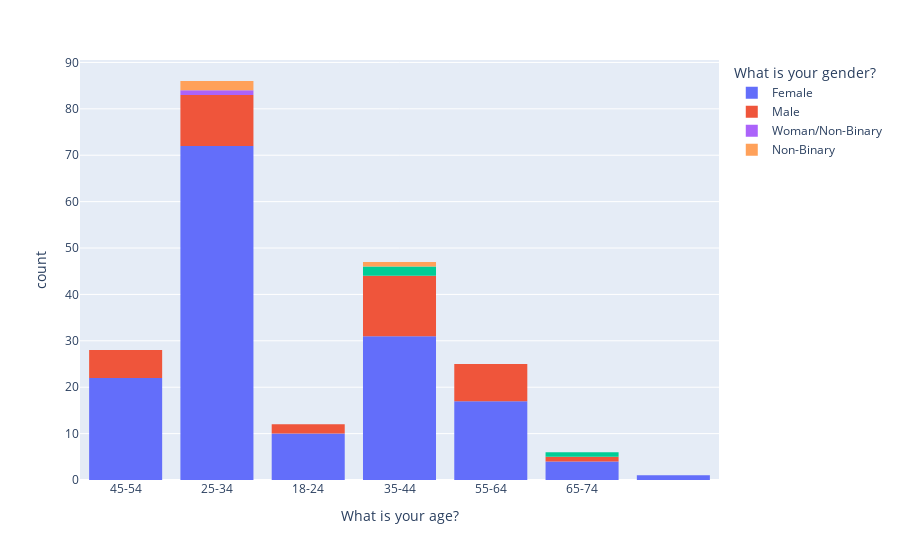

Notebook code cell kept with this figure:
### Code cell
import plotly.express as px
fig = px.histogram(dei, x="What is your age?", color="What is your gender?")
fig.show()

### Figure 1 — Plotly figure (JSON) as saved in the notebook; plotly's stock layout.template omitted (floating-point values rounded to 4 significant figures; data arrays with more than 128 entries replaced by an {"elided": "..."} marker saying what was removed)
{"data": [{"alignmentgroup": "True", "bingroup": "x", "hovertemplate": "What is your gender?=Female<br>What is your age?=%{x}<br>count=%{y}<extra></extra>", "legendgroup": "Female", "marker": {"color": "#636efa"}, "name": "Female", "offsetgroup": "Female", "orientation": "v", "showlegend": true, "type": "histogram", "x": {"elided": "157 str values"}, "xaxis": "x", "yaxis": "y"}, {"alignmentgroup": "True", "bingroup": "x", "hovertemplate": "What is your gender?=Male<br>What is your age?=%{x}<br>count=%{y}<extra></extra>", "legendgroup": "Male", "marker": {"color": "#EF553B"}, "name": "Male", "offsetgroup": "Male", "orientation": "v", "showlegend": true, "type": "histogram", "x": ["25-34", "45-54", "25-34", "25-34", "35-44", "25-34", "18-24", "45-54", "45-54", "35-44", "35-44", "65-74", "35-44", "55-64", "25-34", "55-64", "45-54", "18-24", "35-44", "25-34", "35-44", "25-34", "55-64", "55-64", "45-54", "35-44", "55-64", "35-44", "55-64", "35-44", "25-34", "35-44", "35-44", "55-64", "35-44", "55-64", "25-34", "25-34", "25-34", "35-44", "45-54"], "xaxis": "x", "yaxis": "y"}, {"alignmentgroup": "True", "bingroup": "x", "hovertemplate": "What is your gender?=<br>What is your age?=%{x}<br>count=%{y}<extra></extra>", "legendgroup": "", "marker": {"color": "#00cc96"}, "name": "", "offsetgroup": "", "orientation": "v", "showlegend": false, "type": "histogram", "x": ["35-44", "65-74", "35-44"], "xaxis": "x", "yaxis": "y"}, {"alignmentgroup": "True", "bingroup": "x", "hovertemplate": "What is your gender?=Woman/Non-Binary<br>What is your age?=%{x}<br>count=%{y}<extra></extra>", "legendgroup": "Woman/Non-Binary", "marker": {"color": "#ab63fa"}, "name": "Woman/Non-Binary", "offsetgroup": "Woman/Non-Binary", "orientation": "v", "showlegend": true, "type": "histogram", "x": ["25-34"], "xaxis": "x", "yaxis": "y"}, {"alignmentgroup": "True", "bingroup": "x", "hovertemplate": "What is your gender?=Non-Binary<br>What is your age?=%{x}<br>count=%{y}<extra></extra>", "legendgroup": "Non-Binary", "marker": {"color": "#FFA15A"}, "name": "Non-Binary", "offsetgroup": "Non-Binary", "orientation": "v", "showlegend": true, "type": "histogram", "x": ["25-34", "35-44", "25-34"], "xaxis": "x", "yaxis": "y"}], "layout": {"barmode": "relative", "legend": {"title": {"text": "What is your gender?"}, "tracegroupgap": 0}, "margin": {"t": 60}, "xaxis": {"anchor": "y", "domain": [0, 1], "title": {"text": "What is your age?"}}, "yaxis": {"anchor": "x", "domain": [0, 1], "title": {"text": "count"}}}}
